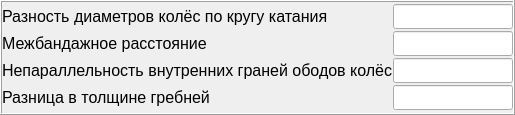
                   <widget class="QFrame" name="archive_geometry_gen_frame">
                    <property name="minimumSize">
                     <size>
                      <width>0</width>
                      <height>115</height>
                     </size>
                    </property>
                    <property name="maximumSize">
                     <size>
                      <width>16777215</width>
                      <height>115</height>
                     </size>
                    </property>
                    <property name="frameShape">
                     <enum>QFrame::Box</enum>
                    </property>
                    <property name="frameShadow">
                     <enum>QFrame::Raised</enum>
                    </property>
                    <layout class="QGridLayout" name="gridLayout_12">
                     <property name="leftMargin">
                      <number>0</number>
                     </property>
                     <property name="topMargin">
                      <number>0</number>
                     </property>
                     <property name="rightMargin">
                      <number>0</number>
                     </property>
                     <property name="bottomMargin">
                      <number>0</number>
                     </property>
                     <property name="spacing">
                      <number>0</number>
                     </property>
                     <item row="5" column="1">
                      <widget class="QLineEdit" name="archive_geometry_crest_diff_lineEdit">
                       <property name="maximumSize">
                        <size>
                         <width>120</width>
                         <height>25</height>
                        </size>
                       </property>
                       <property name="font">
                        <font>
                         <family>Arial</family>
                         <pointsize>12</pointsize>
                        </font>
                       </property>
                       <property name="text">
                        <string/>
                       </property>
                       <property name="alignment">
                        <set>Qt::AlignCenter</set>
                       </property>
                       <property name="readOnly">
                        <bool>true</bool>
                       </property>
                      </widget>
                     </item>
                     <item row="0" column="1">
                      <widget class="QLineEdit" name="archive_geometry_diff_diameter_lineEdit">
                       <property name="maximumSize">
                        <size>
                         <width>120</width>
                         <height>25</height>
                        </size>
                       </property>
                       <property name="font">
                        <font>
                         <family>Arial</family>
                         <pointsize>12</pointsize>
                        </font>
                       </property>
                       <property name="text">
                        <string/>
                       </property>
                       <property name="alignment">
                        <set>Qt::AlignCenter</set>
                       </property>
                       <property name="readOnly">
                        <bool>true</bool>
                       </property>
                      </widget>
                     </item>
                     <item row="2" column="1">
                      <widget class="QLineEdit" name="archive_geometry_interband_lineEdit">
                       <property name="maximumSize">
                        <size>
                         <width>120</width>
                         <height>25</height>
                        </size>
                       </property>
                       <property name="font">
                        <font>
                         <family>Arial</family>
                         <pointsize>12</pointsize>
                        </font>
                       </property>
                       <property name="text">
                        <string/>
                       </property>
                       <property name="alignment">
                        <set>Qt::AlignCenter</set>
                       </property>
                       <property name="readOnly">
                        <bool>true</bool>
                       </property>
                      </widget>
                     </item>
                     <item row="4" column="1">
                      <widget class="QLineEdit" name="archive_geometry_unparallel_lineEdit">
                       <property name="maximumSize">
                        <size>
                         <width>120</width>
                         <height>25</height>
                        </size>
                       </property>
                       <property name="font">
                        <font>
                         <family>Arial</family>
                         <pointsize>12</pointsize>
                        </font>
                       </property>
                       <property name="text">
                        <string/>
                       </property>
                       <property name="alignment">
                        <set>Qt::AlignCenter</set>
                       </property>
                       <property name="readOnly">
                        <bool>true</bool>
                       </property>
                      </widget>
                     </item>
                     <item row="0" column="0">
                      <widget class="QLabel" name="label_60">
                       <property name="maximumSize">
                        <size>
                         <width>400</width>
                         <height>25</height>
                        </size>
                       </property>
                       <property name="font">
                        <font>
                         <family>Arial</family>
                         <pointsize>12</pointsize>
                        </font>
                       </property>
                       <property name="text">
                        <string>Разность диаметров колёс по кругу катания</string>
                       </property>
                      </widget>
                     </item>
                     <item row="2" column="0">
                      <widget class="QLabel" name="label_61">
                       <property name="maximumSize">
                        <size>
                         <width>400</width>
                         <height>25</height>
                        </size>
                       </property>
                       <property name="font">
                        <font>
                         <family>Arial</family>
                         <pointsize>12</pointsize>
                        </font>
                       </property>
                       <property name="text">
                        <string>Межбандажное расстояние</string>
                       </property>
                      </widget>
                     </item>
                     <item row="4" column="0">
                      <widget class="QLabel" name="label_62">
                       <property name="maximumSize">
                        <size>
                         <width>400</width>
                         <height>25</height>
                        </size>
                       </property>
                       <property name="font">
                        <font>
                         <family>Arial</family>
                         <pointsize>12</pointsize>
                        </font>
                       </property>
                       <property name="text">
                        <string>Непараллельность внутренних граней ободов колёс</string>
                       </property>
                      </widget>
                     </item>
                     <item row="5" column="0">
                      <widget class="QLabel" name="label_63">
                       <property name="maximumSize">
                        <size>
                         <width>400</width>
                         <height>25</height>
                        </size>
                       </property>
                       <property name="font">
                        <font>
                         <family>Arial</family>
                         <pointsize>12</pointsize>
                        </font>
                       </property>
                       <property name="text">
                        <string>Разница в толщине гребней</string>
                       </property>
                      </widget>
                     </item>
                    </layout>
                   </widget>
